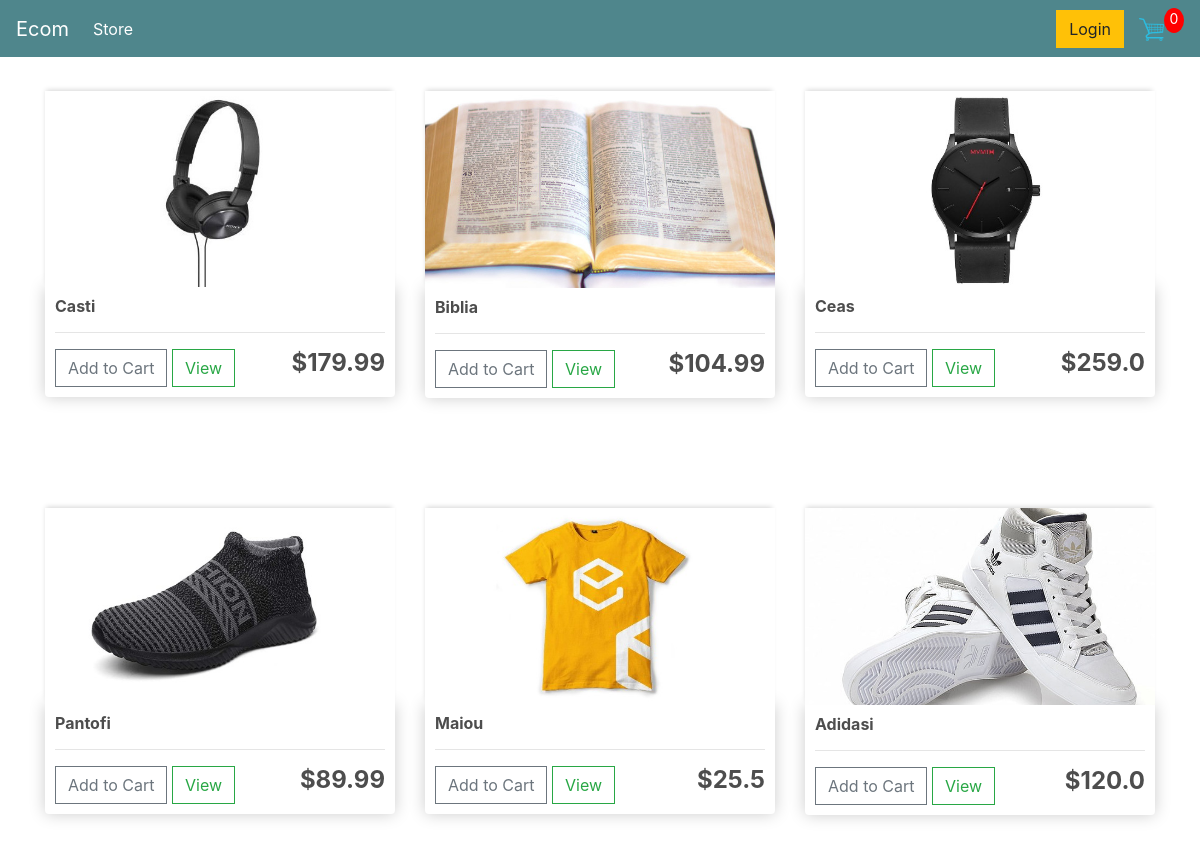
The page / on the database its author committed.
### store/models.py (models this page shows, shortened)
class Product(models.Model):
    name = models.CharField(max_length=200)
    price = models.FloatField()
    digital = models.BooleanField(default=False, null=True, blank=True)
    image = models.ImageField(null=True, blank=True)
    @property
    def imageURL(self):
        try:
            url = self.image.url
        except:
            url = ''
        return url

### store/views.py (the view)
# urls.py: path('', include('store.urls')),
def store(request):
    data = cartData(request)
    cartItems = data['cartItems']
    order = data['order']
    items = data['items']
    products = Product.objects.all()
    context = {'products': products, 'cartItems': cartItems}
    return render(request, 'store/store.html', context)

### store/utils.py (called while the page is built, shortened)
def cookieCart(request):
    try:
        cart = json.loads(request.COOKIES['cart'])
    except:
        cart = {}
        print('CART:', cart)
    items = []
    order = {'get_cart_total':0, 'get_cart_items':0, 'shipping':False}
    cartItems = order['get_cart_items']
    return {'cartItems':cartItems ,'order':order, 'items':items}

def cartData(request):
    if request.user.is_authenticated:
        customer = request.user.customer
        order, created = Order.objects.get_or_create(customer=customer, complete=False)
        items = order.orderitem_set.all()
        cartItems = order.get_cart_items
    else:
        cookieData = cookieCart(request)
        cartItems = cookieData['cartItems']
        order = cookieData['order']
        items = cookieData['items']
    return {'cartItems':cartItems ,'order':order, 'items':items}

### store/templates/store/store.html
{% extends 'store/main.html' %}
{% load static %}
{% block content %}
	<div class="row">
		{% for product in products %}
		<div class="col-lg-4">
			<img class="thumbnail" src="{{product.imageURL}}">
			<div class="box-element product">
				<h6><strong>{{product.name}}</strong></h6>
				<hr>
				<button data-product="{{product.id}}" data-action="add" class="btn btn-outline-secondary add-btn update-cart">Add to Cart</button>
				<a class="btn btn-outline-success" href="#">View</a>
				<h4 style="display: inline-block; float: right"><strong>${{product.price}}</strong></h4>
			</div>
		</div>
		{% endfor %}
	</div>
{% endblock content %}

### store/templates/store/main.html (shortened to what this page needs)
<!DOCTYPE html>
{% load static %}
<html>
<head>
	<link rel="stylesheet" href="https://stackpath.bootstrapcdn.com/bootstrap/4.4.1/css/bootstrap.min.css">
	<link rel="stylesheet" type="text/css" href="{% static 'css/main.css' %}">
</head>
<body>
	<nav class="navbar navbar-expand-lg navbar-dark bg-dark">
	  <a class="navbar-brand" href="{% url 'store' %}">Ecom</a>
	  <div class="collapse navbar-collapse" id="navbarSupportedContent">
	    <ul class="navbar-nav mr-auto">
	      <li class="nav-item active">
	        <a class="nav-link" href="{% url 'store' %}">Store <span class="sr-only">(current)</span></a>
	      </li>
	    </ul>
	    <div class="form-inline my-2 my-lg-0">
	     	<a href="#"class="btn btn-warning">Login</a>
	     	<a href="{% url 'cart' %}">
	    		<img  id="cart-icon" src="{% static 'images/cart.png' %}">
	    	</a>
	    	<p id="cart-total">{{cartItems}}</p>
	    </div>
	  </div>
	</nav>
     <div class="container">
            <br>
            {% block content %}
            {% endblock content %}
         </div>
</body>
</html>

### static/css/main.css (style rules this page uses)
body { background-color: white; }
h1, h2, h3, h4, h5, h6 { color: hsl(0, 0%, 30%); }
.box-element { box-shadow: hsl(0, 0%, 80%) 0 0 16px; background-color: #fff; border-radius: 4px; padding: 10px; }
.navbar { padding: 10 20px; }
.thumbnail { width: 100%; -webkit-box-shadow: -1px -3px 5px -2px rgba(214, 214, 214, 1); -moz-box-shadow: -1px -3px 5px -2px rgba(214, 214, 214, 1); box-shadow: -1px -3px 5px -2px rgba(214, 214, 214, 1); }
.product { border-radius: 0 0 4px 4px; margin-bottom: 100px; }
.bg-dark { background-color: #4f868c !important; }
#cart-icon { width: 25px; display: inline-block; margin-left: 15px; }
#cart-total { display: block; text-align: center; color: #fff; background-color: red; width: 20px; height: 25px; border-radius: 50%; font-size: 14px; }
.col-lg-4, .col-lg-6, .col-lg-8, .col-lg-12 { margin-top: 10px; }
.btn { border-radius: 0; }

### rows shown on the page
Product: imageURL (picture), name "Casti", price "179.99"
Product: imageURL (picture), name "Biblia", price "104.99"
Product: imageURL (picture), name "Ceas", price "259.0"
Product: imageURL (picture), name "Pantofi", price "89.99"
Product: imageURL (picture), name "Maiou", price "25.5"
Product: imageURL (picture), name "Adidasi", price "120.0"

### other values the page prints
{{ cartItems }} "0"
